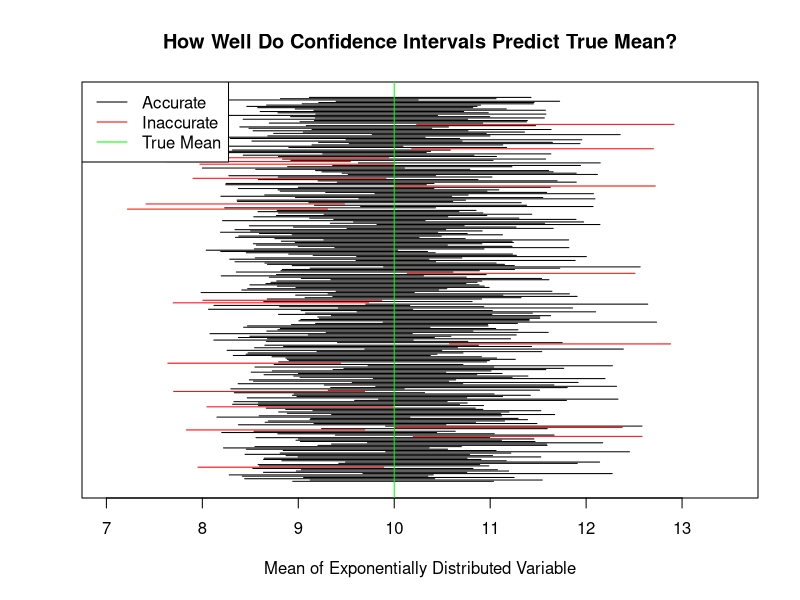

The R source for this figure:
# 17.2 A casual runner records the average time it takes him to sprint
#      100 meters. He completes the dash 34 times under identical conditions
#      and finds that the mean of these is 14.22 seconds. Assume
#      that he knows the standard deviation of his runs is σX = 2.9 seconds.

# 17.2a Construct and interpret a 90% CI for the true mean time

n <- 34
x.bar <- 14.22
s.dev <- 2.9
s.error <- s.dev/sqrt(n)

critval <- qnorm(0.95)
x.bar + c(-1,1)*critval*s.error

# 17.2b Repeat (a), but this time, assume that the standard deviation is
#       not known and that s = 2.9 is estimated from the sample. How, if
#       at all, does this change the interval?

critval <- qt(0.95,df=n-1) # When standard deviation is unknown, we must use t-stat
x.bar + c(-1,1)*critval*s.error

# 17.2 In a particular country, the true proportion of citizens who are left
#      handed or ambidextrous is unknown. A random sample of 400
#      people is taken, and each individual is asked to identify with one
#      of three options: right-handed only, left-handed only, or ambidextrous.
#      The results show that 37 selected left-handed and 11 selected
#      ambidextrous.

n <- 400
left <- 37
ambi <- 11

p.left <- left/n
p.ambi <- ambi/n

# 17.2c Calculate and interpret a 99 percent CI for the true proportion
#       of left-handed-only citizens.

p.left.se <- sqrt(p.left*(1-p.left)/n)
p.left+c(-1,1)*qnorm(0.995)*p.left.se

# 17.2d Calculate and interpret a 99 percent CI for the true proportion
#       of citizens who are either left-handed or ambidextrous.

p.left.ambi <- (left+ambi)/n
p.left.ambi.se <- sqrt(p.left.ambi*(1-p.left.ambi)/n)
p.left.ambi+c(-1,1)*qnorm(0.995)*p.left.ambi.se


# 17.2 In Section 17.2.4, the technical interpretation of a CI with respect to
#      its confidence level was described as the proportion of many similar
#      intervals (that is, when calculated for samples of the same size from
#      the same population) that contain the true value of the parameter of
#      interest.

# 17.2e Your task is to write an example to demonstrate this behavior
#       of confidence intervals using simulation. To do so, follow these
#       instructions:

sim <- matrix(data=NA, nrow=5000, ncol=3) # Set up empty matrix, 5,000x3

for (i in seq(1,5000,1)) {
  size <- 300
  lambda_e <- 0.1
  exp.data <- rexp(n=size, rate=lambda_e) # Generate 300 data from exp dist
  
  exp.mean <- mean(exp.data) # Point estimate of generated data
  exp.sd <- sd(exp.data) # Sample standard deviation of generated data
  exp.se <- exp.sd/sqrt(size) # Calculate standard error
  
  CI <- exp.mean + c(-1,1)*qt(p=0.975, df=size-1)*exp.se # Get confidence interval using critical t (sigma unkown)
  accurate <- (CI[1] <=  1/lambda_e) &  (1/lambda_e <= CI[2]) # Test is true mean is within CI
  sim[i,] <- c(CI, accurate) # Populate sim with CI values and test result
}

proportion <- sum(sim[,3])/nrow(sim) # Proportion of CI that capture true mean (~95%)

# 17.2f Create a plot that draws the first 100 of your estimated confidence
#       intervals as separate horizontal lines drawn from l to u,
#       one on top of another. One way to do this is to first create an
#       empty plot with preset x- and y-limits (the latter as c(1,100)) and
#       then progressively add each line using lines with appropriate
#       coordinates (this could be done using another for loop). As a
#       final touch, add to the plot a red vertical line that denotes the
#       true mean. Confidence intervals that do not include the true
#       mean will not intersect that vertical line.

plot(0,type="n",
     xlab="Mean of Exponentially Distributed Variable", xlim=c(min(sim[,1]), max(sim[,2])),
     ylim=c(0,300), yaxt="n", ylab="",
     main="How Well Do Confidence Intervals Predict True Mean?")

for (i in seq(1,300,1)) {
  if (sim[i,3]) {
    color <- "black"
  } else {
    color <- "red"
  }
  lines(c(sim[i,1],sim[i,2]),c(i,i),col=color)
}

abline(v=1/lambda_e, col="green")

legend("topleft",legend=c("Accurate","Inaccurate","True Mean"),
       col=c("black","red","green"),lty=c(1,1,1))

       